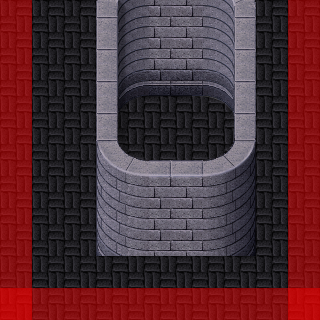

A 2D game scene composited from a Tiled map and its tileset images. What follows is a short description and the map's XML, with every tile layer's data as written:
An orthogonal 10x10 tile map with 32x32 px tiles, 3 tile layers (Tile Layer 1, Tile Layer 2, Collision) and 1 object (warp).

<map version="1.0" orientation="orthogonal" width="10" height="10" tilewidth="32" tileheight="32">
 <tileset firstgid="1" name="Test" tilewidth="32" tileheight="32">
  <image source="crypt.png" width="512" height="512" />
  <tile id="2">
   <properties>
    <property name="collision" value="true" />
   </properties>
  </tile>
 </tileset>
 <layer name="Tile Layer 1" width="10" height="10">
  <data>
   <tile gid="240" />
   <tile gid="240" />
   <tile gid="240" />
   <tile gid="240" />
   <tile gid="240" />
   <tile gid="240" />
   <tile gid="240" />
   <tile gid="240" />
   <tile gid="240" />
   <tile gid="240" />
   <tile gid="240" />
   <tile gid="240" />
   <tile gid="240" />
   <tile gid="240" />
   <tile gid="240" />
   <tile gid="240" />
   <tile gid="240" />
   <tile gid="240" />
   <tile gid="240" />
   <tile gid="240" />
   <tile gid="240" />
   <tile gid="240" />
   <tile gid="240" />
   <tile gid="240" />
   <tile gid="240" />
   <tile gid="240" />
   <tile gid="240" />
   <tile gid="240" />
   <tile gid="240" />
   <tile gid="240" />
   <tile gid="240" />
   <tile gid="240" />
   <tile gid="240" />
   <tile gid="240" />
   <tile gid="240" />
   <tile gid="240" />
   <tile gid="240" />
   <tile gid="240" />
   <tile gid="240" />
   <tile gid="240" />
   <tile gid="240" />
   <tile gid="240" />
   <tile gid="240" />
   <tile gid="240" />
   <tile gid="240" />
   <tile gid="240" />
   <tile gid="240" />
   <tile gid="240" />
   <tile gid="240" />
   <tile gid="240" />
   <tile gid="240" />
   <tile gid="240" />
   <tile gid="240" />
   <tile gid="240" />
   <tile gid="240" />
   <tile gid="240" />
   <tile gid="240" />
   <tile gid="240" />
   <tile gid="240" />
   <tile gid="240" />
   <tile gid="240" />
   <tile gid="240" />
   <tile gid="240" />
   <tile gid="240" />
   <tile gid="240" />
   <tile gid="240" />
   <tile gid="240" />
   <tile gid="240" />
   <tile gid="240" />
   <tile gid="240" />
   <tile gid="240" />
   <tile gid="240" />
   <tile gid="240" />
   <tile gid="240" />
   <tile gid="240" />
   <tile gid="240" />
   <tile gid="240" />
   <tile gid="240" />
   <tile gid="240" />
   <tile gid="240" />
   <tile gid="240" />
   <tile gid="240" />
   <tile gid="240" />
   <tile gid="240" />
   <tile gid="240" />
   <tile gid="240" />
   <tile gid="240" />
   <tile gid="240" />
   <tile gid="240" />
   <tile gid="240" />
   <tile gid="240" />
   <tile gid="240" />
   <tile gid="240" />
   <tile gid="240" />
   <tile gid="240" />
   <tile gid="240" />
   <tile gid="240" />
   <tile gid="240" />
   <tile gid="240" />
   <tile gid="240" />
  </data>
 </layer>
 <layer name="Tile Layer 2" width="10" height="10">
  <data>
   <tile gid="0" />
   <tile gid="0" />
   <tile gid="0" />
   <tile gid="113" />
   <tile gid="114" />
   <tile gid="115" />
   <tile gid="116" />
   <tile gid="117" />
   <tile gid="0" />
   <tile gid="0" />
   <tile gid="0" />
   <tile gid="0" />
   <tile gid="0" />
   <tile gid="129" />
   <tile gid="130" />
   <tile gid="131" />
   <tile gid="132" />
   <tile gid="133" />
   <tile gid="0" />
   <tile gid="0" />
   <tile gid="0" />
   <tile gid="0" />
   <tile gid="0" />
   <tile gid="145" />
   <tile gid="146" />
   <tile gid="147" />
   <tile gid="148" />
   <tile gid="149" />
   <tile gid="0" />
   <tile gid="0" />
   <tile gid="0" />
   <tile gid="0" />
   <tile gid="0" />
   <tile gid="161" />
   <tile gid="162" />
   <tile gid="163" />
   <tile gid="164" />
   <tile gid="165" />
   <tile gid="0" />
   <tile gid="0" />
   <tile gid="0" />
   <tile gid="0" />
   <tile gid="0" />
   <tile gid="177" />
   <tile gid="178" />
   <tile gid="179" />
   <tile gid="180" />
   <tile gid="181" />
   <tile gid="0" />
   <tile gid="0" />
   <tile gid="0" />
   <tile gid="0" />
   <tile gid="0" />
   <tile gid="193" />
   <tile gid="194" />
   <tile gid="195" />
   <tile gid="196" />
   <tile gid="197" />
   <tile gid="0" />
   <tile gid="0" />
   <tile gid="0" />
   <tile gid="0" />
   <tile gid="0" />
   <tile gid="209" />
   <tile gid="210" />
   <tile gid="211" />
   <tile gid="212" />
   <tile gid="213" />
   <tile gid="0" />
   <tile gid="0" />
   <tile gid="0" />
   <tile gid="0" />
   <tile gid="0" />
   <tile gid="225" />
   <tile gid="226" />
   <tile gid="227" />
   <tile gid="228" />
   <tile gid="229" />
   <tile gid="0" />
   <tile gid="0" />
   <tile gid="0" />
   <tile gid="0" />
   <tile gid="0" />
   <tile gid="0" />
   <tile gid="0" />
   <tile gid="0" />
   <tile gid="0" />
   <tile gid="0" />
   <tile gid="0" />
   <tile gid="0" />
   <tile gid="13" />
   <tile gid="13" />
   <tile gid="13" />
   <tile gid="13" />
   <tile gid="13" />
   <tile gid="13" />
   <tile gid="13" />
   <tile gid="13" />
   <tile gid="13" />
   <tile gid="13" />
  </data>
 </layer>
 <layer name="Collision" width="10" height="10">
  <data>
   <tile gid="13" />
   <tile gid="0" />
   <tile gid="0" />
   <tile gid="0" />
   <tile gid="0" />
   <tile gid="0" />
   <tile gid="0" />
   <tile gid="0" />
   <tile gid="0" />
   <tile gid="13" />
   <tile gid="13" />
   <tile gid="0" />
   <tile gid="0" />
   <tile gid="0" />
   <tile gid="0" />
   <tile gid="0" />
   <tile gid="0" />
   <tile gid="0" />
   <tile gid="0" />
   <tile gid="13" />
   <tile gid="13" />
   <tile gid="0" />
   <tile gid="0" />
   <tile gid="0" />
   <tile gid="0" />
   <tile gid="0" />
   <tile gid="0" />
   <tile gid="0" />
   <tile gid="0" />
   <tile gid="13" />
   <tile gid="13" />
   <tile gid="0" />
   <tile gid="0" />
   <tile gid="0" />
   <tile gid="0" />
   <tile gid="0" />
   <tile gid="0" />
   <tile gid="0" />
   <tile gid="0" />
   <tile gid="13" />
   <tile gid="13" />
   <tile gid="0" />
   <tile gid="0" />
   <tile gid="0" />
   <tile gid="0" />
   <tile gid="0" />
   <tile gid="0" />
   <tile gid="0" />
   <tile gid="0" />
   <tile gid="13" />
   <tile gid="13" />
   <tile gid="0" />
   <tile gid="0" />
   <tile gid="0" />
   <tile gid="0" />
   <tile gid="0" />
   <tile gid="0" />
   <tile gid="0" />
   <tile gid="0" />
   <tile gid="13" />
   <tile gid="13" />
   <tile gid="0" />
   <tile gid="0" />
   <tile gid="0" />
   <tile gid="0" />
   <tile gid="0" />
   <tile gid="0" />
   <tile gid="0" />
   <tile gid="0" />
   <tile gid="13" />
   <tile gid="13" />
   <tile gid="0" />
   <tile gid="0" />
   <tile gid="0" />
   <tile gid="0" />
   <tile gid="0" />
   <tile gid="0" />
   <tile gid="0" />
   <tile gid="0" />
   <tile gid="13" />
   <tile gid="13" />
   <tile gid="0" />
   <tile gid="0" />
   <tile gid="0" />
   <tile gid="0" />
   <tile gid="0" />
   <tile gid="0" />
   <tile gid="0" />
   <tile gid="0" />
   <tile gid="13" />
   <tile gid="13" />
   <tile gid="0" />
   <tile gid="0" />
   <tile gid="0" />
   <tile gid="0" />
   <tile gid="0" />
   <tile gid="0" />
   <tile gid="0" />
   <tile gid="0" />
   <tile gid="13" />
  </data>
 </layer>
 <objectgroup name="warps" width="10" height="10">
  <object name="warp" x="143" y="68" width="35" height="21">
   <properties>
    <property name="mapa" value="mapa1" />
    <property name="x" value="100" />
    <property name="y" value="100" />
   </properties>
  </object>
 </objectgroup>
</map>